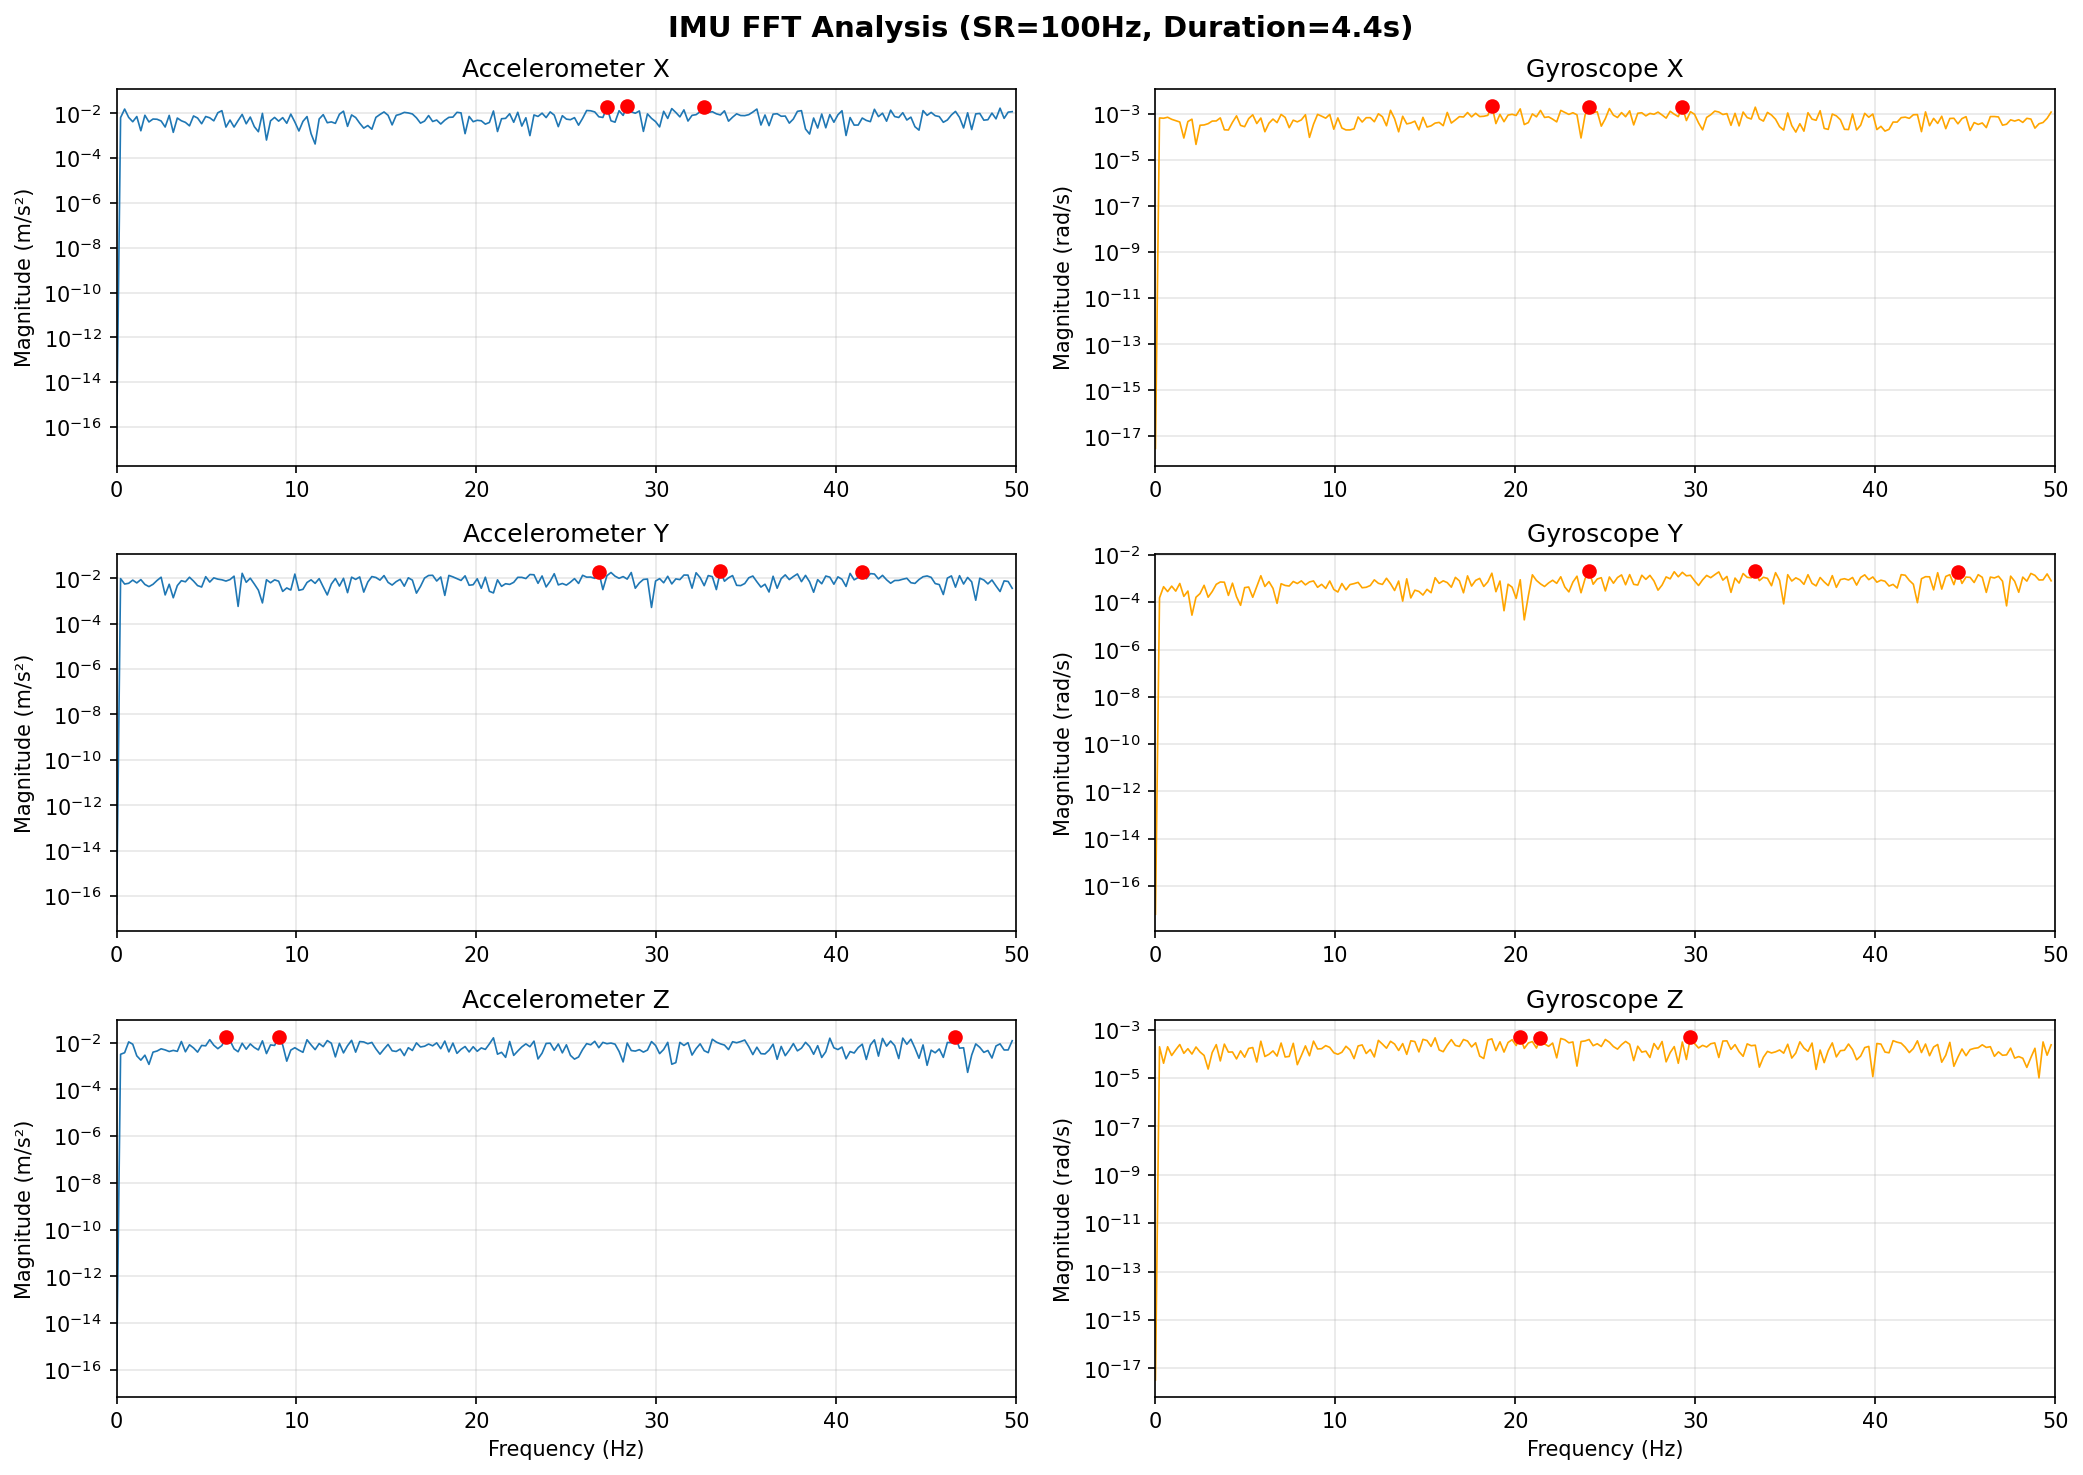

Python code for this plot:
#!/usr/bin/env python3
"""
IMU Data Capture and FFT Analysis
Records raw IMU data and performs FFT to identify noise frequencies.

MPU6050 specs:
- Internal sampling: ~1kHz
- I2C configurable rate (DIV_CLOCK in register 0x19)
- Typical usage: 50Hz, 100Hz, or 200Hz

Usage:
  python3 imu_fft_analysis.py --duration 30 --sample-rate 100
  
This creates:
  - imu_raw_data.csv (raw readings)
  - accel_fft.png (FFT plot for accelerometer)
  - gyro_fft.png (FFT plot for gyroscope)
"""

import argparse
import csv
import time
import math
import numpy as np
import matplotlib.pyplot as plt
from collections import deque

import rclpy
from rclpy.node import Node
from sensor_msgs.msg import Imu


class IMUCaptureNode(Node):
    def __init__(self, duration=30, sample_rate=100, output_file='imu_raw_data.csv'):
        super().__init__('imu_fft_capture')
        
        self.duration = duration
        self.sample_rate = sample_rate
        self.max_samples = duration * sample_rate
        self.output_file = output_file
        
        # Buffers for each axis
        self.accel_x = deque(maxlen=self.max_samples)
        self.accel_y = deque(maxlen=self.max_samples)
        self.accel_z = deque(maxlen=self.max_samples)
        self.gyro_x = deque(maxlen=self.max_samples)
        self.gyro_y = deque(maxlen=self.max_samples)
        self.gyro_z = deque(maxlen=self.max_samples)
        self.timestamps = deque(maxlen=self.max_samples)
        
        # Subscription
        self.sub = self.create_subscription(
            Imu,
            '/imu/data',
            self.imu_callback,
            10
        )
        
        self.start_time = self.get_clock().now()
        self.count = 0
        
        self.get_logger().info(
            f'IMU FFT Capture started\n'
            f'  Duration: {duration}s\n'
            f'  Target sample rate: {sample_rate}Hz\n'
            f'  Expected samples: {self.max_samples}\n'
            f'  Output: {output_file}'
        )
    
    def imu_callback(self, msg: Imu):
        """Capture IMU data"""
        now = self.get_clock().now()
        elapsed = (now - self.start_time).nanoseconds / 1e9
        
        # Stop after duration
        if elapsed > self.duration:
            self.get_logger().info(f'Capture complete: {self.count} samples')
            self.save_data()
            raise KeyboardInterrupt
        
        # Store data
        self.accel_x.append(msg.linear_acceleration.x)
        self.accel_y.append(msg.linear_acceleration.y)
        self.accel_z.append(msg.linear_acceleration.z)
        self.gyro_x.append(msg.angular_velocity.x)
        self.gyro_y.append(msg.angular_velocity.y)
        self.gyro_z.append(msg.angular_velocity.z)
        self.timestamps.append(elapsed)
        
        self.count += 1
        
        if self.count % 50 == 0:
            self.get_logger().info(
                f'Captured {self.count}/{self.max_samples} samples '
                f'({100*self.count/self.max_samples:.1f}%)'
            )
    
    def save_data(self):
        """Save captured data to CSV"""
        with open(self.output_file, 'w', newline='') as f:
            writer = csv.writer(f)
            writer.writerow([
                'time', 
                'accel_x', 'accel_y', 'accel_z',
                'gyro_x', 'gyro_y', 'gyro_z'
            ])
            for i in range(len(self.timestamps)):
                writer.writerow([
                    self.timestamps[i],
                    self.accel_x[i], self.accel_y[i], self.accel_z[i],
                    self.gyro_x[i], self.gyro_y[i], self.gyro_z[i]
                ])
        
        self.get_logger().info(f'Data saved to {self.output_file}')


def perform_fft_analysis(csv_file, sample_rate):
    """Analyze FFT of captured data"""
    print(f'\n=== FFT Analysis ({csv_file}) ===\n')
    
    # Load data
    data = {}
    with open(csv_file, 'r') as f:
        reader = csv.DictReader(f)
        for key in ['accel_x', 'accel_y', 'accel_z', 'gyro_x', 'gyro_y', 'gyro_z']:
            data[key] = []
        
        for row in reader:
            for key in data:
                data[key].append(float(row[key]))
    
    # Convert to numpy arrays
    for key in data:
        data[key] = np.array(data[key])
    
    # Remove DC offset (mean)
    for key in data:
        data[key] = data[key] - np.mean(data[key])
    
    # Number of samples
    N = len(data['accel_x'])
    print(f'Samples: {N}')
    print(f'Duration: {N/sample_rate:.1f}s')
    print(f'Sample rate: {sample_rate}Hz')
    print(f'Nyquist frequency: {sample_rate/2}Hz\n')
    
    # Frequency axis
    freqs = np.fft.fftfreq(N, 1/sample_rate)[:N//2]
    
    # Create FFT plots
    fig, axes = plt.subplots(3, 2, figsize=(14, 10))
    fig.suptitle(f'IMU FFT Analysis (SR={sample_rate}Hz, Duration={N/sample_rate:.1f}s)', 
                 fontsize=14, fontweight='bold')
    
    # Accelerometer FFT
    for idx, axis in enumerate(['x', 'y', 'z']):
        key = f'accel_{axis}'
        fft_vals = np.fft.fft(data[key])[:N//2]
        magnitude = np.abs(fft_vals) * 2/N
        
        ax = axes[idx, 0]
        ax.semilogy(freqs, magnitude, linewidth=0.8)
        ax.set_ylabel(f'Magnitude (m/s²)')
        ax.set_title(f'Accelerometer {axis.upper()}')
        ax.grid(True, alpha=0.3)
        ax.set_xlim([0, sample_rate/2])
        
        # Find peaks
        threshold = np.max(magnitude) * 0.1
        peaks = []
        for i in range(1, len(magnitude)-1):
            if magnitude[i] > threshold and magnitude[i] > magnitude[i-1] and magnitude[i] > magnitude[i+1]:
                peaks.append((freqs[i], magnitude[i]))
        
        if peaks:
            peaks.sort(key=lambda x: x[1], reverse=True)
            print(f'Accel {axis}: Top peaks:')
            for freq, mag in peaks[:3]:
                ax.plot(freq, mag, 'ro', markersize=6)
                print(f'  {freq:.1f}Hz: {mag:.3f}')
    
    # Gyroscope FFT
    for idx, axis in enumerate(['x', 'y', 'z']):
        key = f'gyro_{axis}'
        fft_vals = np.fft.fft(data[key])[:N//2]
        magnitude = np.abs(fft_vals) * 2/N
        
        ax = axes[idx, 1]
        ax.semilogy(freqs, magnitude, linewidth=0.8, color='orange')
        ax.set_ylabel(f'Magnitude (rad/s)')
        ax.set_title(f'Gyroscope {axis.upper()}')
        ax.grid(True, alpha=0.3)
        ax.set_xlim([0, sample_rate/2])
        
        # Find peaks
        threshold = np.max(magnitude) * 0.1
        peaks = []
        for i in range(1, len(magnitude)-1):
            if magnitude[i] > threshold and magnitude[i] > magnitude[i-1] and magnitude[i] > magnitude[i+1]:
                peaks.append((freqs[i], magnitude[i]))
        
        if peaks:
            peaks.sort(key=lambda x: x[1], reverse=True)
            print(f'Gyro {axis}: Top peaks:')
            for freq, mag in peaks[:3]:
                ax.plot(freq, mag, 'ro', markersize=6)
                print(f'  {freq:.1f}Hz: {mag:.3f}')
    
    axes[-1, 0].set_xlabel('Frequency (Hz)')
    axes[-1, 1].set_xlabel('Frequency (Hz)')
    
    plt.tight_layout()
    plt.savefig('imu_fft_analysis.png', dpi=150, bbox_inches='tight')
    print(f'\nPlot saved to imu_fft_analysis.png')
    plt.show()


def main(args=None):
    parser = argparse.ArgumentParser(description='Capture and analyze IMU data with FFT')
    parser.add_argument('--duration', type=int, default=30, help='Capture duration in seconds')
    parser.add_argument('--sample-rate', type=int, default=100, help='Expected IMU sample rate (Hz)')
    parser.add_argument('--output', type=str, default='imu_raw_data.csv', help='Output CSV file')
    parser.add_argument('--analyze-only', action='store_true', help='Only analyze existing CSV')
    
    args = parser.parse_args()
    
    if args.analyze_only:
        # Just analyze existing CSV
        perform_fft_analysis(args.output, args.sample_rate)
    else:
        # Capture data
        rclpy.init(args=None)
        try:
            node = IMUCaptureNode(
                duration=args.duration,
                sample_rate=args.sample_rate,
                output_file=args.output
            )
            rclpy.spin(node)
        except KeyboardInterrupt:
            pass
        finally:
            rclpy.shutdown()
        
        # Analyze captured data
        perform_fft_analysis(args.output, args.sample_rate)


if __name__ == '__main__':
    main()
